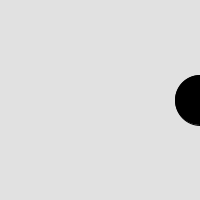
Frame 1 (no input)
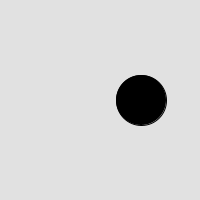
Frame 60 (the mouse pressed at the canvas centre just before this capture)
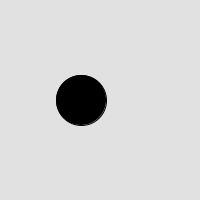
Frame 120 (the mouse held since frame 60 and released just before this capture)

The Processing sketch that drew these frames (run headless with seeded random() and noise(); from frame 60 on, the mouse is pressed at the canvas centre):

// Processing sketch: checkpoint__1b
// ── checkpoint__1b.pde
int x=200;

void setup () {
  size (200, 200);
}

void draw () {
  background (225);
  fill(0);
  circle (x, 100, 50);
  x=x-1;
  if (x<-50) {
    x=250;
  }
}
